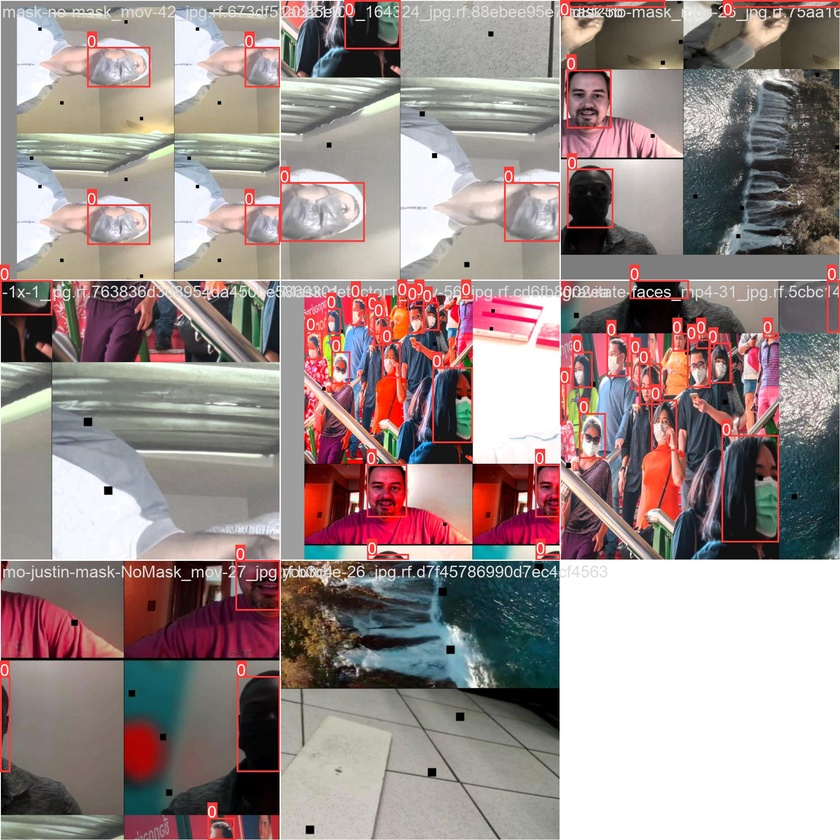
#> input picture models/face model/train_batch0.jpg, 840 x 840 px, shrunk from 1920 x 1920 before the run; its folder holds only this picture in this run
$ python -i function_my_yolo.py   (imports and definitions only)
#> lines starting #> are read from the running program, lines starting #| are printed output that depends on the picture
#> further down, picture is the input picture: shape (840, 840, 3); mean B, G, R 139.3, 140.9, 155.7
import yaml
import shutil
import random
import os
import cv2
import numpy as np


# [112 lines left out: functions find_current_folder_path, make_file, del_file, bnd_box_to_yolo_line, make_yaml, move_file and 2 more, not called in this run]


def augment_image_2(img):
    """This Function van change your image brightness randomly"""
    value = random.randrange(-70, 70, 10)
    hsv = cv2.cvtColor(img, cv2.COLOR_BGR2HSV)
#> hsv: shape (840, 840, 3); mean H, S, V 53.3, 54.7, 161.1
    h, s, v = cv2.split(hsv)
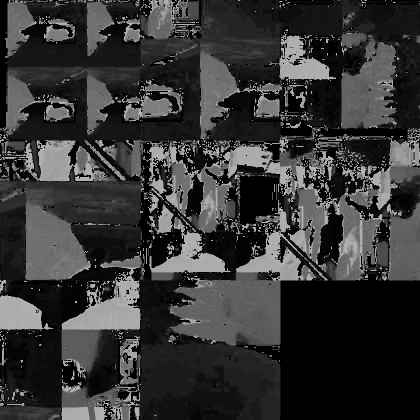
#> h: shape (840, 840) (shown at 1/2 size); min 0, max 179, mean 53.3
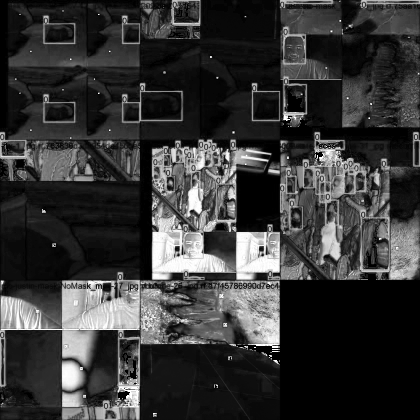
#> s: shape (840, 840) (shown at 1/2 size); min 0, max 255, mean 54.7
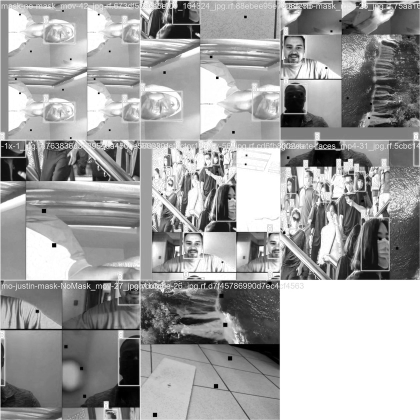
#> v: shape (840, 840) (shown at 1/2 size); min 0, max 255, mean 161.1
    v = cv2.add(v,value)
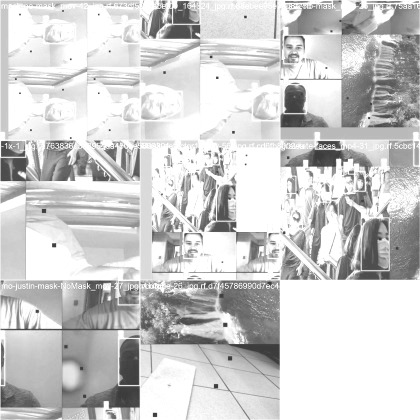
#> v: shape (840, 840) (shown at 1/2 size); min 60, max 255, mean 206.3
    v[v > 255] = 255
    v[v < 0] = 0
    final_hsv = cv2.merge((h, s, v))
#> final_hsv: shape (840, 840, 3); mean H, S, V 53.3, 54.7, 206.3
    img = cv2.cvtColor(final_hsv, cv2.COLOR_HSV2BGR)

    image_center = tuple(np.array(img.shape[1::-1]) / 2)
    rot_mat = cv2.getRotationMatrix2D(image_center, random.randrange(0, 180, 7), 1.0)
    img = cv2.warpAffine(img, rot_mat, img.shape[1::-1], flags=cv2.INTER_LINEAR)

    img = cv2.flip(img, random.randint(-1, 1))
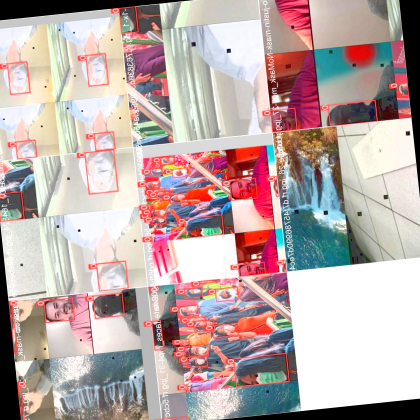
#> img: shape (840, 840, 3) (shown at 1/2 size); mean B, G, R 168.3, 170, 188
    img = cv2.flip(img, random.randint(-1, 1))
    blur_val = random.randint(2, 7)
    img = cv2.blur(img, (blur_val, blur_val))
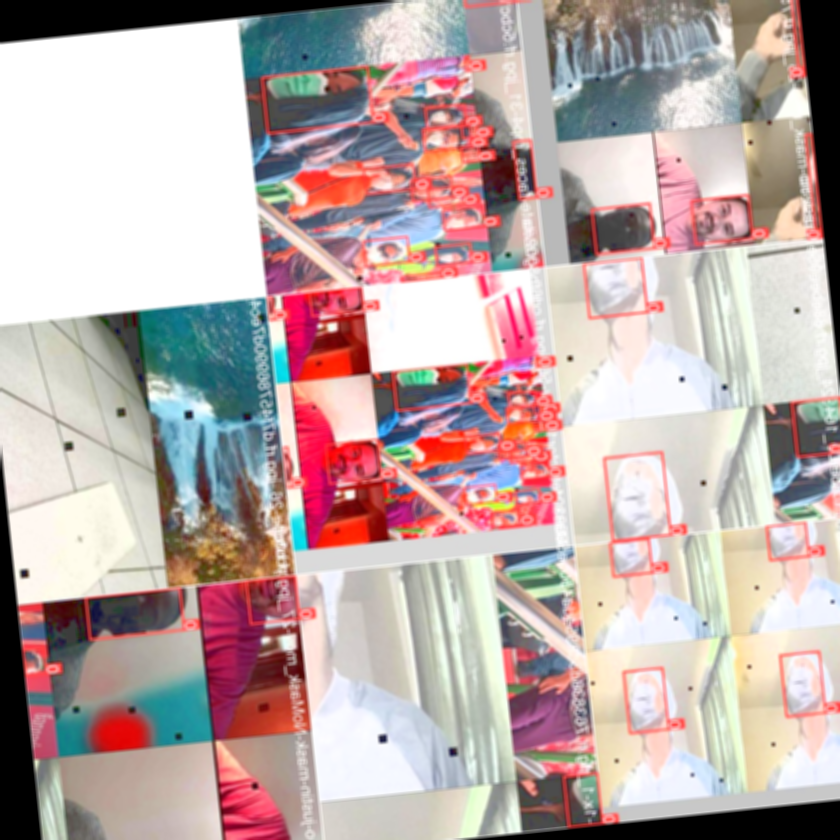
#> img: shape (840, 840, 3); mean B, G, R 168.3, 170.1, 188

    return img


# [32 lines left out: function vid_to_img, not called in this run]

>>> import cv2
>>> picture = cv2.imread('models/face model/train_batch0.jpg')
>>> result = augment_image_2(picture)

$ run again, on models/face model/train_batch1.jpg
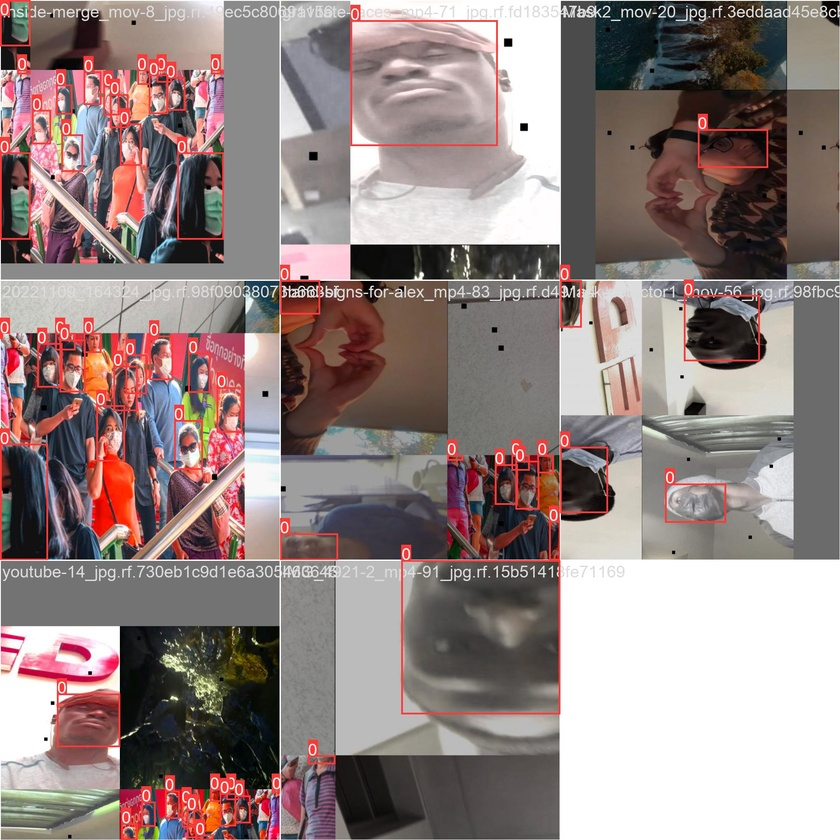
#> input picture models/face model/train_batch1.jpg, 840 x 840 px, shrunk from 1920 x 1920 before the run
#> picture is the input picture: shape (840, 840, 3); mean B, G, R 130.7, 132.5, 147.9
#> hsv: shape (840, 840, 3); mean H, S, V 41.2, 46.7, 150.2
#> in augment_image_2, `v = cv2.add(v,value)`:
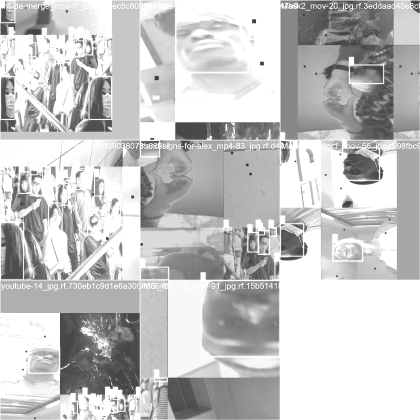
#> v: shape (840, 840) (shown at 1/2 size); min 60, max 255, mean 196.3
#> final_hsv: shape (840, 840, 3); mean H, S, V 41.2, 46.7, 196.3
#> in augment_image_2, `img = cv2.blur(img, (blur_val, blur_val))`:
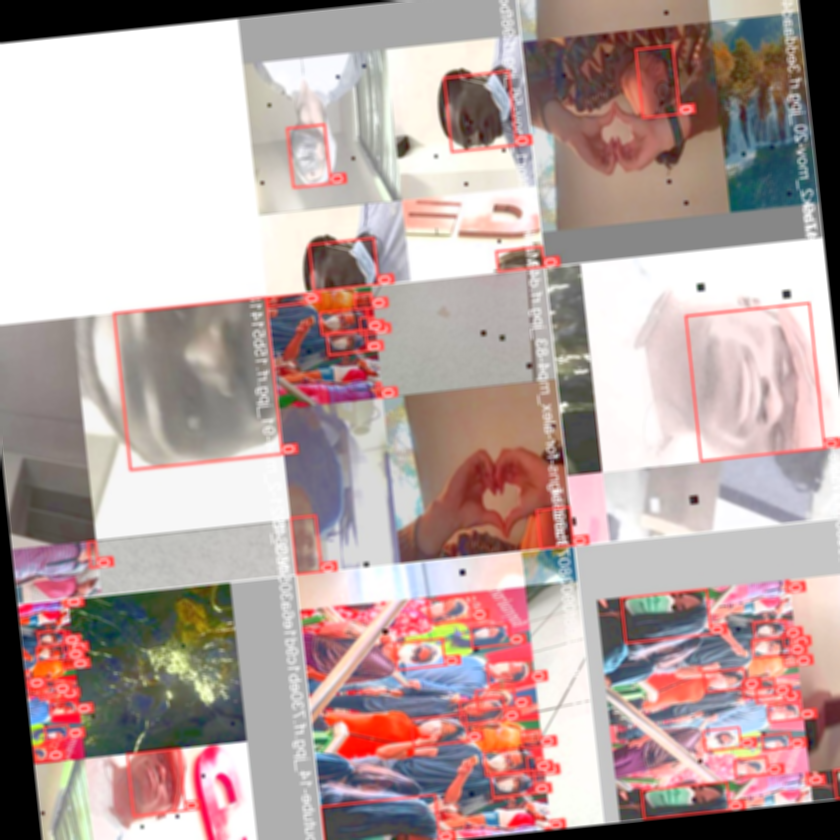
#> img: shape (840, 840, 3); mean B, G, R 159.7, 162.1, 181.8

$ run again, on models/face model/train_batch16200.jpg
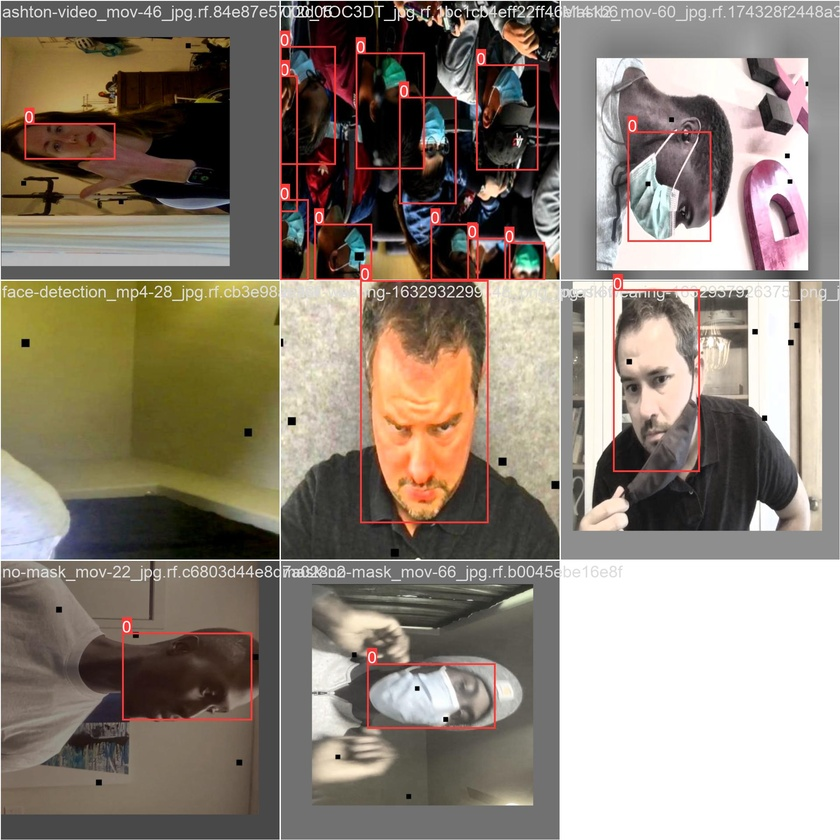
#> input picture models/face model/train_batch16200.jpg, 840 x 840 px, shrunk from 1920 x 1920 before the run
#> picture is the input picture: shape (840, 840, 3); mean B, G, R 117.8, 129.7, 140.4
#> hsv: shape (840, 840, 3); mean H, S, V 30.5, 60.8, 141.8
#> in augment_image_2, `v = cv2.add(v,value)`:
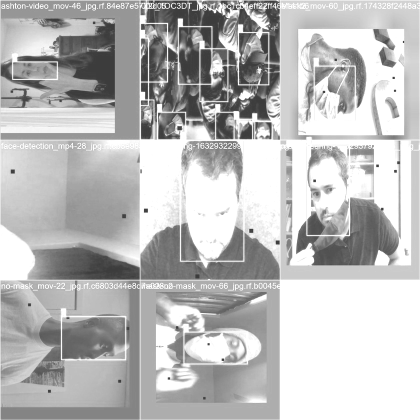
#> v: shape (840, 840) (shown at 1/2 size); min 60, max 255, mean 188.1
#> final_hsv: shape (840, 840, 3); mean H, S, V 30.5, 60.8, 188.1
#> in augment_image_2, `img = cv2.blur(img, (blur_val, blur_val))`:
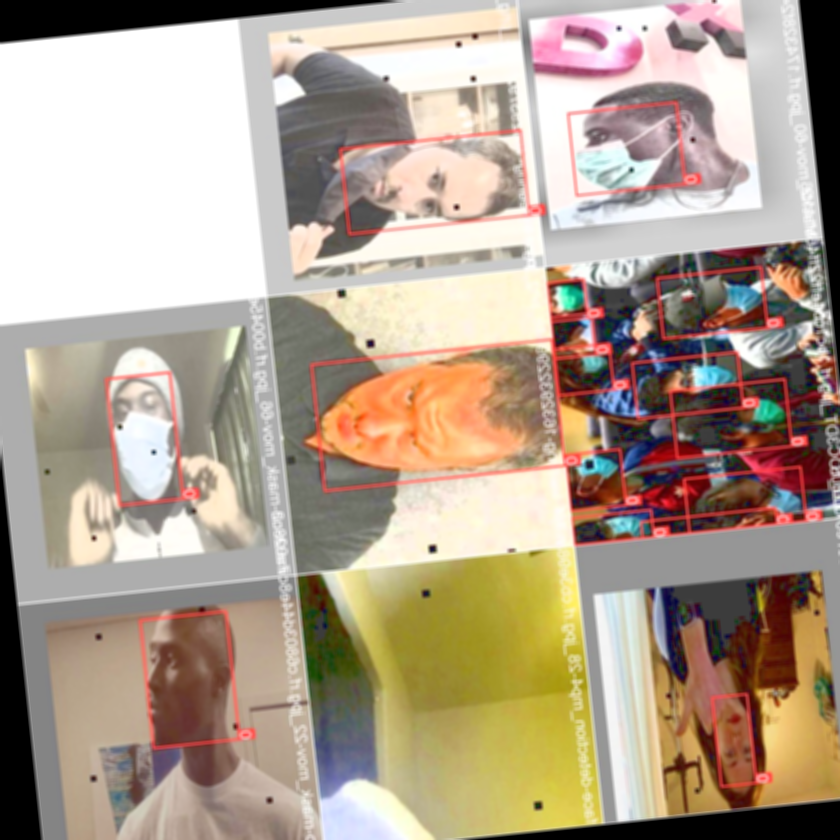
#> img: shape (840, 840, 3); mean B, G, R 143.2, 160.2, 175.9
